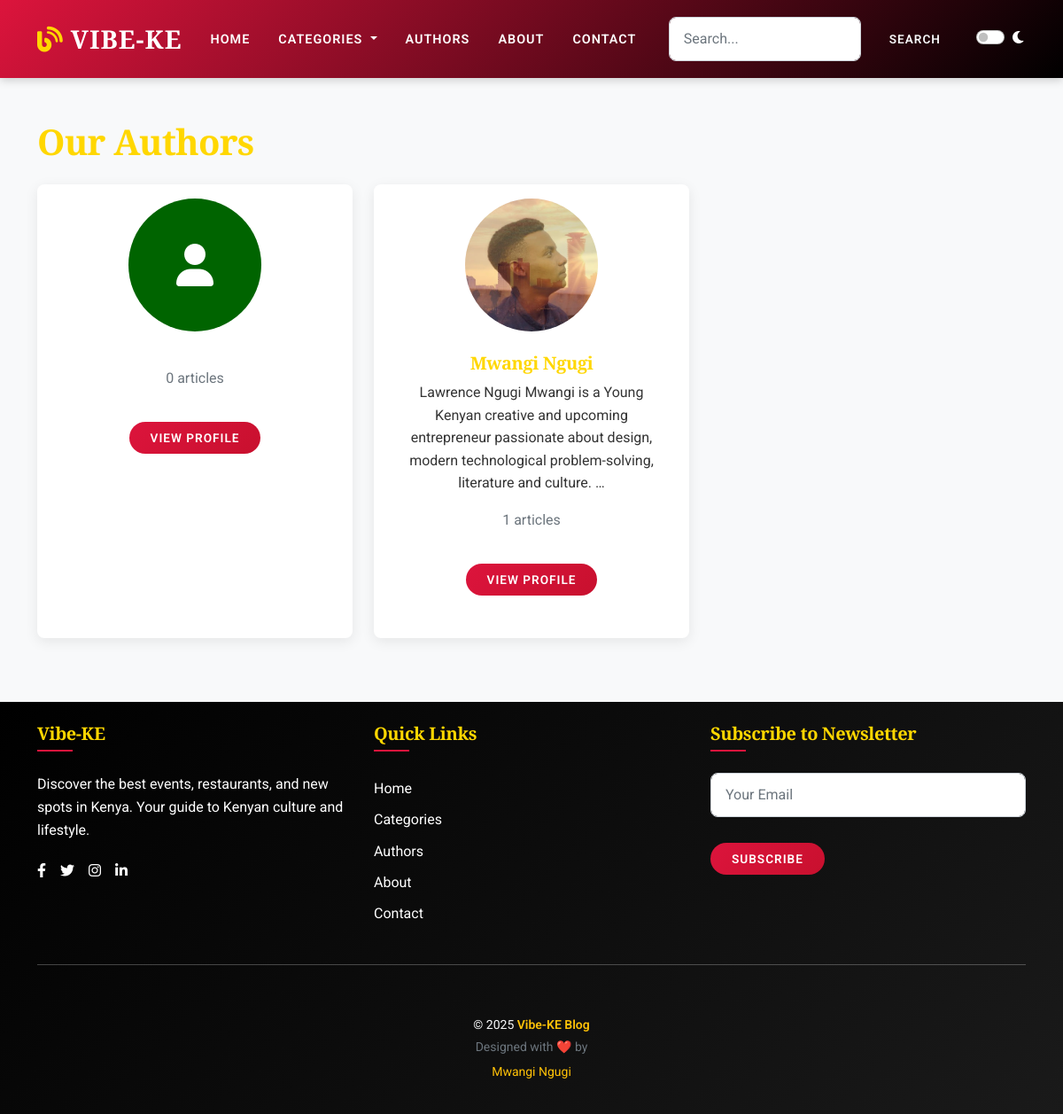
Screenshot of /authors/ with the database file from the repository.
### authors/models.py (models this page shows, shortened)
class Author(AbstractUser):
    bio = models.TextField(blank=True, help_text="Author's biography")
    profile_image = models.ImageField(upload_to='authors/profiles/', blank=True, null=True)
    date_joined = models.DateTimeField(auto_now_add=True)
    is_active = models.BooleanField(default=True)
    def get_absolute_url(self):
        return reverse('authors:author_detail', kwargs={'pk': self.pk})
    def article_count(self):
        return self.articles.filter(is_published=True).count()

### authors/views.py (the view)
# urls.py: path('', views.author_list, name='author_list'),
def author_list(request):
    authors = Author.objects.filter(is_active=True).order_by('last_name')
    paginator = Paginator(authors, 10)  # Show 10 authors per page
    page_number = request.GET.get('page')
    page_obj = paginator.get_page(page_number)
    context = {
        'page_obj': page_obj,
    }
    return render(request, 'authors/author_list.html', context)

### templates/authors/author_list.html (shortened to what this page needs)
{% extends 'base.html' %}
{% block content %}
<section class="py-5">
    <div class="container">
        <h1 class="mb-4">Our Authors</h1>
        {% if page_obj %}
        <div class="row">
            {% for author in page_obj %}
            <div class="col-lg-4 col-md-6 mb-4">
                <div class="card h-100">
                    {% if author.profile_image %}
                    <img src="{{ author.profile_image.url }}" class="card-img-top rounded-circle mx-auto mt-3"
                        alt="{{ author.get_full_name }}" style="width: 150px; height: 150px; object-fit: cover;">
                    {% else %}
                    <div class="bg-secondary rounded-circle mx-auto mt-3 d-flex align-items-center justify-content-center"
                        style="width: 150px; height: 150px;">
                        <i class="fas fa-user text-white fa-3x"></i>
                    </div>
                    {% endif %}
                    <div class="card-body text-center">
                        <h5 class="card-title">{{ author.get_full_name }}</h5>
                        <p class="card-text">{{ author.bio|truncatewords:20 }}</p>
                        <p class="text-muted">{{ author.article_count }} articles</p>
                        <a href="{{ author.get_absolute_url }}" class="btn btn-primary">View Profile</a>
                    </div>
                </div>
            </div>
            {% endfor %}
        </div>
        {% else %}
        <div class="text-center py-5">
            <h3>No authors found</h3>
            <p class="text-muted">Check back later.</p>
        </div>
        {% endif %}
    </div>
</section>
{% endblock %}

### blog/static/css/custom/style.css (style rules this page uses)
:root { --kenyan-red: #dc143c; --kenyan-green: #006400; --kenyan-black: #000000; --kenyan-white: #ffffff; --kenyan-beige: #f5deb3; --kenyan-brown: #8b4513; --kenyan-gold: #ffd700; }
body { font-family: "Roboto", "Helvetica Neue", Arial, sans-serif; line-height: 1.6; background-color: #f8f9fa; color: #333; }
a { text-decoration: none; }
h1, h2, h3, h4, h5, h6 { font-family: "Playfair Display", "Georgia", serif; font-weight: 700; color: var(--kenyan-gold); letter-spacing: -0.02em; }
h1, h2 { color: var(--kenyan-gold) !important; }
.card { transition: all 0.4s cubic-bezier(0.175, 0.885, 0.32, 1.275); border: none; background: #fff; border-radius: 8px; box-shadow: 0 4px 15px rgba(0, 0, 0, 0.08); overflow: hidden; margin-bottom: 1.5rem; }
.card-img-top { border-top-left-radius: 8px; border-top-right-radius: 8px; height: 200px; object-fit: cover; }
.card-body { padding: 1.5rem; }
.btn { font-weight: 600; border-radius: 50px; padding: 0.5rem 1.5rem; text-transform: uppercase; letter-spacing: 1px; font-size: 0.85rem; transition: all 0.3s ease; border: none; margin-top: 1.5em; box-shadow: none; }
.btn-primary { background: linear-gradient(135deg, var(--kenyan-red) 0%, #c8102e 100%); color: white; z-index: 1000; }
.bg-secondary { background-color: var(--kenyan-green) !important; }

### blog/static/css/custom/dark-mode.css (style rules this page uses)
:root { --dark-bg: #121212; --dark-card-bg: #1e1e1e; --dark-text: #e0e0e0; --dark-text-secondary: #b0b0b0; --dark-border: #333; --dark-primary: #fda10d; --dark-primary-hover: #fda10d; }

### rows the page displays
Author: article_count "0"
Author: profile_image (placeholder picture), get_full_name "Mwangi Ngugi", bio "Lawrence Ngugi Mwangi is a Young Kenyan creative and upcoming entrepreneur passionate about design, modern technological problem-solving, literature and culture. …", article_count "1"
